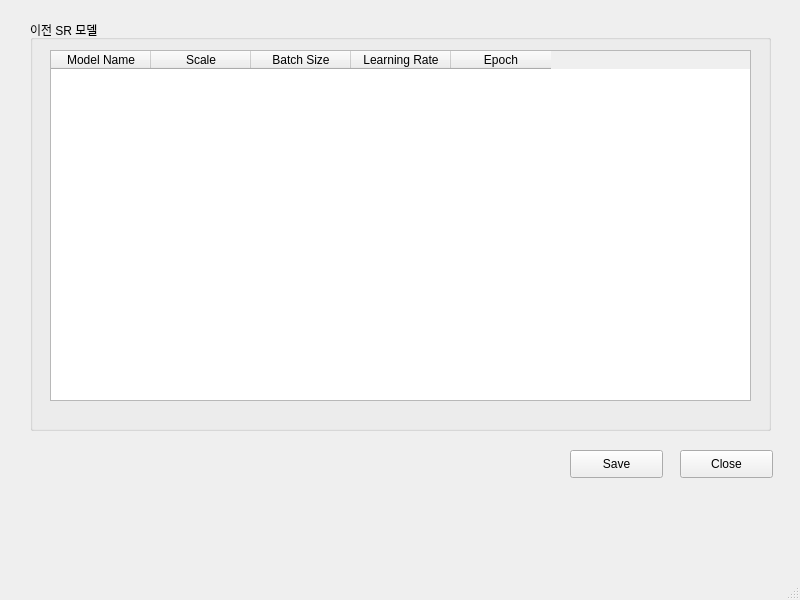
<?xml version="1.0" encoding="UTF-8"?>
<ui version="4.0">
 <class>MainWindow</class>
 <widget class="QMainWindow" name="MainWindow">
  <property name="geometry">
   <rect>
    <x>0</x>
    <y>0</y>
    <width>800</width>
    <height>600</height>
   </rect>
  </property>
  <property name="windowTitle">
   <string>MainWindow</string>
  </property>
  <widget class="QWidget" name="centralwidget">
   <widget class="QTableWidget" name="tableWidget">
    <property name="geometry">
     <rect>
      <x>50</x>
      <y>50</y>
      <width>701</width>
      <height>351</height>
     </rect>
    </property>
    <property name="dragEnabled">
     <bool>true</bool>
    </property>
    <column>
     <property name="text">
      <string>Model Name</string>
     </property>
    </column>
    <column>
     <property name="text">
      <string>Scale</string>
     </property>
    </column>
    <column>
     <property name="text">
      <string>Batch Size</string>
     </property>
    </column>
    <column>
     <property name="text">
      <string>Learning Rate</string>
     </property>
    </column>
    <column>
     <property name="text">
      <string>Epoch</string>
     </property>
    </column>
   </widget>
   <widget class="QGroupBox" name="groupBox">
    <property name="geometry">
     <rect>
      <x>30</x>
      <y>20</y>
      <width>741</width>
      <height>411</height>
     </rect>
    </property>
    <property name="title">
     <string>이전 SR 모델</string>
    </property>
   </widget>
   <widget class="QPushButton" name="selectSRBtn">
    <property name="geometry">
     <rect>
      <x>570</x>
      <y>450</y>
      <width>93</width>
      <height>28</height>
     </rect>
    </property>
    <property name="text">
     <string>Save</string>
    </property>
   </widget>
   <widget class="QPushButton" name="closeBtn">
    <property name="geometry">
     <rect>
      <x>680</x>
      <y>450</y>
      <width>93</width>
      <height>28</height>
     </rect>
    </property>
    <property name="text">
     <string>Close</string>
    </property>
   </widget>
   <zorder>groupBox</zorder>
   <zorder>tableWidget</zorder>
   <zorder>selectSRBtn</zorder>
   <zorder>closeBtn</zorder>
  </widget>
  <widget class="QMenuBar" name="menubar">
   <property name="geometry">
    <rect>
     <x>0</x>
     <y>0</y>
     <width>800</width>
     <height>26</height>
    </rect>
   </property>
  </widget>
  <widget class="QStatusBar" name="statusbar"/>
 </widget>
 <resources/>
 <connections/>
</ui>
